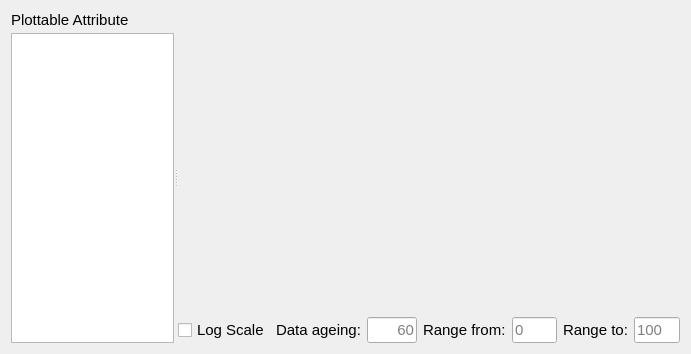
<?xml version="1.0" encoding="UTF-8"?>
<ui version="4.0">
 <class>NodeAttributePlotting</class>
 <widget class="QWidget" name="NodeAttributePlotting">
  <property name="geometry">
   <rect>
    <x>0</x>
    <y>0</y>
    <width>691</width>
    <height>333</height>
   </rect>
  </property>
  <property name="windowTitle">
   <string>Form</string>
  </property>
  <layout class="QVBoxLayout" name="verticalLayout_3">
   <item>
    <widget class="QSplitter" name="splitter">
     <property name="orientation">
      <enum>Qt::Horizontal</enum>
     </property>
     <property name="handleWidth">
      <number>4</number>
     </property>
     <widget class="QWidget" name="verticalLayoutWidget">
      <layout class="QVBoxLayout" name="verticalLayout" stretch="0,1,0">
       <property name="spacing">
        <number>4</number>
       </property>
       <item>
        <widget class="QLabel" name="label">
         <property name="font">
          <font>
           <pointsize>11</pointsize>
          </font>
         </property>
         <property name="text">
          <string>Plottable Attribute</string>
         </property>
        </widget>
       </item>
       <item>
        <widget class="QListView" name="listViewPlottableAttribute">
         <property name="font">
          <font>
           <pointsize>11</pointsize>
          </font>
         </property>
         <property name="selectionMode">
          <enum>QAbstractItemView::MultiSelection</enum>
         </property>
        </widget>
       </item>
       <item>
        <layout class="QHBoxLayout" name="horizontalLayout"/>
       </item>
      </layout>
     </widget>
     <widget class="QWidget" name="verticalLayoutWidget_2">
      <layout class="QVBoxLayout" name="verticalLayout_2">
       <item>
        <widget class="QCustomPlot" name="qCustomPlotTimed" native="true">
         <property name="minimumSize">
          <size>
           <width>420</width>
           <height>300</height>
          </size>
         </property>
        </widget>
       </item>
       <item>
        <layout class="QHBoxLayout" name="horizontalLayout_2">
         <item>
          <widget class="QCheckBox" name="checkBoxLogScaleEnable">
           <property name="font">
            <font>
             <pointsize>11</pointsize>
            </font>
           </property>
           <property name="text">
            <string>Log Scale</string>
           </property>
          </widget>
         </item>
         <item>
          <widget class="QLabel" name="label_2">
           <property name="font">
            <font>
             <pointsize>11</pointsize>
            </font>
           </property>
           <property name="text">
            <string>Data ageing:</string>
           </property>
          </widget>
         </item>
         <item>
          <widget class="QLineEdit" name="lineEditTimeInterval">
           <property name="sizePolicy">
            <sizepolicy hsizetype="Preferred" vsizetype="Fixed">
             <horstretch>0</horstretch>
             <verstretch>0</verstretch>
            </sizepolicy>
           </property>
           <property name="minimumSize">
            <size>
             <width>50</width>
             <height>0</height>
            </size>
           </property>
           <property name="font">
            <font>
             <pointsize>11</pointsize>
            </font>
           </property>
           <property name="toolTip">
            <string>The time intervall of the plot in seconds[60-600]</string>
           </property>
           <property name="statusTip">
            <string>Specifi the ageing of data diplayed into the plot in seconds</string>
           </property>
           <property name="text">
            <string/>
           </property>
           <property name="alignment">
            <set>Qt::AlignRight|Qt::AlignTrailing|Qt::AlignVCenter</set>
           </property>
           <property name="placeholderText">
            <string>60</string>
           </property>
          </widget>
         </item>
         <item>
          <widget class="QLabel" name="label_3">
           <property name="font">
            <font>
             <pointsize>11</pointsize>
            </font>
           </property>
           <property name="text">
            <string>Range from:</string>
           </property>
          </widget>
         </item>
         <item>
          <widget class="QLineEdit" name="lineEditRangeFrom">
           <property name="font">
            <font>
             <pointsize>11</pointsize>
            </font>
           </property>
           <property name="placeholderText">
            <string>0</string>
           </property>
          </widget>
         </item>
         <item>
          <widget class="QLabel" name="label_4">
           <property name="font">
            <font>
             <pointsize>11</pointsize>
            </font>
           </property>
           <property name="text">
            <string>Range to:</string>
           </property>
          </widget>
         </item>
         <item>
          <widget class="QLineEdit" name="lineEditRangeTo">
           <property name="font">
            <font>
             <pointsize>11</pointsize>
            </font>
           </property>
           <property name="placeholderText">
            <string>100</string>
           </property>
          </widget>
         </item>
        </layout>
       </item>
      </layout>
     </widget>
    </widget>
   </item>
  </layout>
 </widget>
 <customwidgets>
  <customwidget>
   <class>QCustomPlot</class>
   <extends>QWidget</extends>
   <header>external_lib/qcustomplot.h</header>
   <container>1</container>
  </customwidget>
 </customwidgets>
 <resources/>
 <connections/>
</ui>
